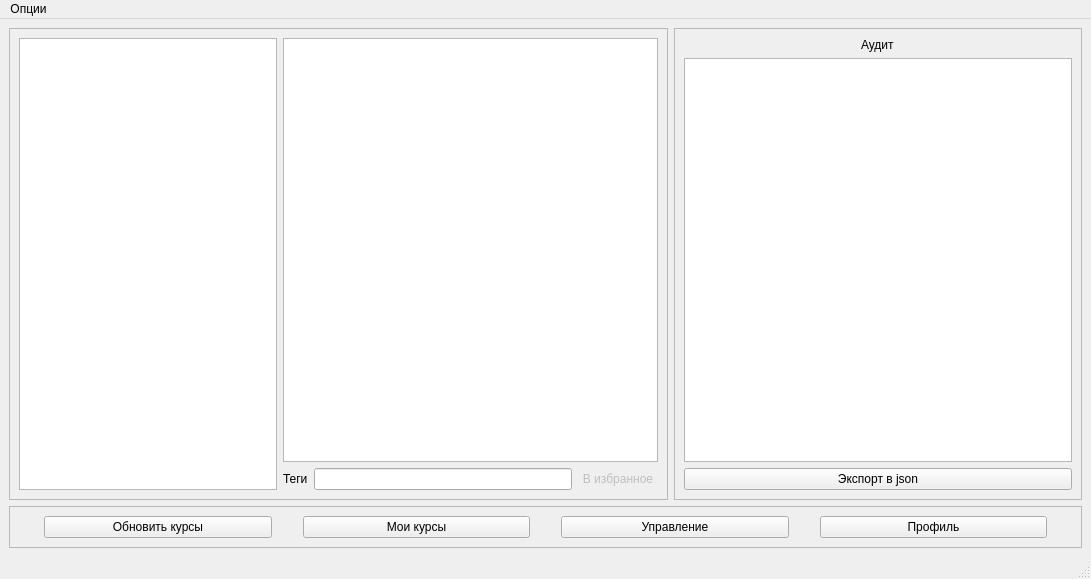
<?xml version="1.0" encoding="UTF-8"?>
<ui version="4.0">
 <class>MainWindow</class>
 <widget class="QMainWindow" name="MainWindow">
  <property name="geometry">
   <rect>
    <x>0</x>
    <y>0</y>
    <width>1091</width>
    <height>579</height>
   </rect>
  </property>
  <property name="windowTitle">
   <string>Golearn-account</string>
  </property>
  <widget class="QWidget" name="centralwidget">
   <layout class="QGridLayout" name="gridLayout">
    <item row="1" column="0" colspan="4">
     <widget class="QFrame" name="frame_4">
      <property name="sizePolicy">
       <sizepolicy hsizetype="Expanding" vsizetype="Minimum">
        <horstretch>0</horstretch>
        <verstretch>0</verstretch>
       </sizepolicy>
      </property>
      <property name="frameShape">
       <enum>QFrame::StyledPanel</enum>
      </property>
      <property name="frameShadow">
       <enum>QFrame::Raised</enum>
      </property>
      <layout class="QHBoxLayout" name="horizontalLayout">
       <item>
        <widget class="QPushButton" name="pushRefreshCourses">
         <property name="sizePolicy">
          <sizepolicy hsizetype="Minimum" vsizetype="Minimum">
           <horstretch>0</horstretch>
           <verstretch>0</verstretch>
          </sizepolicy>
         </property>
         <property name="maximumSize">
          <size>
           <width>228</width>
           <height>52</height>
          </size>
         </property>
         <property name="text">
          <string>Обновить курсы</string>
         </property>
        </widget>
       </item>
       <item>
        <widget class="QPushButton" name="pushMyCourses">
         <property name="sizePolicy">
          <sizepolicy hsizetype="Minimum" vsizetype="Minimum">
           <horstretch>0</horstretch>
           <verstretch>0</verstretch>
          </sizepolicy>
         </property>
         <property name="maximumSize">
          <size>
           <width>227</width>
           <height>52</height>
          </size>
         </property>
         <property name="text">
          <string>Мои курсы</string>
         </property>
        </widget>
       </item>
       <item>
        <widget class="QPushButton" name="pushOpenAdmin">
         <property name="sizePolicy">
          <sizepolicy hsizetype="Minimum" vsizetype="Minimum">
           <horstretch>0</horstretch>
           <verstretch>0</verstretch>
          </sizepolicy>
         </property>
         <property name="maximumSize">
          <size>
           <width>228</width>
           <height>52</height>
          </size>
         </property>
         <property name="text">
          <string>Управление</string>
         </property>
        </widget>
       </item>
       <item>
        <widget class="QPushButton" name="pushMyProfile">
         <property name="sizePolicy">
          <sizepolicy hsizetype="Minimum" vsizetype="Minimum">
           <horstretch>0</horstretch>
           <verstretch>0</verstretch>
          </sizepolicy>
         </property>
         <property name="maximumSize">
          <size>
           <width>227</width>
           <height>52</height>
          </size>
         </property>
         <property name="text">
          <string>Профиль</string>
         </property>
        </widget>
       </item>
      </layout>
     </widget>
    </item>
    <item row="0" column="3">
     <widget class="QFrame" name="frameAudit">
      <property name="enabled">
       <bool>true</bool>
      </property>
      <property name="sizePolicy">
       <sizepolicy hsizetype="Expanding" vsizetype="Preferred">
        <horstretch>0</horstretch>
        <verstretch>0</verstretch>
       </sizepolicy>
      </property>
      <property name="autoFillBackground">
       <bool>false</bool>
      </property>
      <property name="frameShape">
       <enum>QFrame::StyledPanel</enum>
      </property>
      <property name="frameShadow">
       <enum>QFrame::Raised</enum>
      </property>
      <layout class="QVBoxLayout" name="verticalLayout">
       <item alignment="Qt::AlignHCenter">
        <widget class="QLabel" name="label_2">
         <property name="text">
          <string>Аудит</string>
         </property>
        </widget>
       </item>
       <item>
        <widget class="QPlainTextEdit" name="plainTextEdit">
         <property name="readOnly">
          <bool>true</bool>
         </property>
        </widget>
       </item>
       <item>
        <widget class="QPushButton" name="exportJSONBtn">
         <property name="text">
          <string>Экспорт в json</string>
         </property>
        </widget>
       </item>
      </layout>
     </widget>
    </item>
    <item row="0" column="0" colspan="3">
     <widget class="QFrame" name="frame">
      <property name="sizePolicy">
       <sizepolicy hsizetype="MinimumExpanding" vsizetype="Expanding">
        <horstretch>0</horstretch>
        <verstretch>0</verstretch>
       </sizepolicy>
      </property>
      <property name="minimumSize">
       <size>
        <width>659</width>
        <height>427</height>
       </size>
      </property>
      <property name="frameShape">
       <enum>QFrame::StyledPanel</enum>
      </property>
      <property name="frameShadow">
       <enum>QFrame::Raised</enum>
      </property>
      <layout class="QGridLayout" name="gridLayout_2">
       <item row="1" column="2">
        <widget class="QLineEdit" name="lineTags">
         <property name="readOnly">
          <bool>true</bool>
         </property>
        </widget>
       </item>
       <item row="0" column="0" rowspan="2">
        <widget class="QListWidget" name="listWidget"/>
       </item>
       <item row="1" column="1">
        <widget class="QLabel" name="label">
         <property name="text">
          <string>Теги</string>
         </property>
        </widget>
       </item>
       <item row="1" column="3">
        <widget class="QPushButton" name="pushGetMeCourse">
         <property name="enabled">
          <bool>false</bool>
         </property>
         <property name="styleSheet">
          <string notr="true"/>
         </property>
         <property name="text">
          <string>В избранное</string>
         </property>
         <property name="flat">
          <bool>true</bool>
         </property>
        </widget>
       </item>
       <item row="0" column="1" colspan="3">
        <widget class="QPlainTextEdit" name="plainTextAboutCourse">
         <property name="readOnly">
          <bool>true</bool>
         </property>
        </widget>
       </item>
      </layout>
     </widget>
    </item>
   </layout>
  </widget>
  <widget class="QMenuBar" name="menubar">
   <property name="geometry">
    <rect>
     <x>0</x>
     <y>0</y>
     <width>1091</width>
     <height>24</height>
    </rect>
   </property>
   <widget class="QMenu" name="menupowered_by_Nickolsky">
    <property name="title">
     <string>Опции</string>
    </property>
    <addaction name="actionExit"/>
    <addaction name="action_2"/>
    <addaction name="actionby_Nickolsky"/>
   </widget>
   <addaction name="menupowered_by_Nickolsky"/>
  </widget>
  <widget class="QStatusBar" name="statusbar"/>
  <action name="actionby_Nickolsky">
   <property name="text">
    <string>by Nickolsky</string>
   </property>
  </action>
  <action name="actionExit">
   <property name="text">
    <string>Выйти</string>
   </property>
  </action>
  <action name="actionAudit">
   <property name="text">
    <string>Аудит</string>
   </property>
  </action>
  <action name="action_2">
   <property name="text">
    <string>Настройки</string>
   </property>
  </action>
 </widget>
 <resources/>
 <connections/>
</ui>
